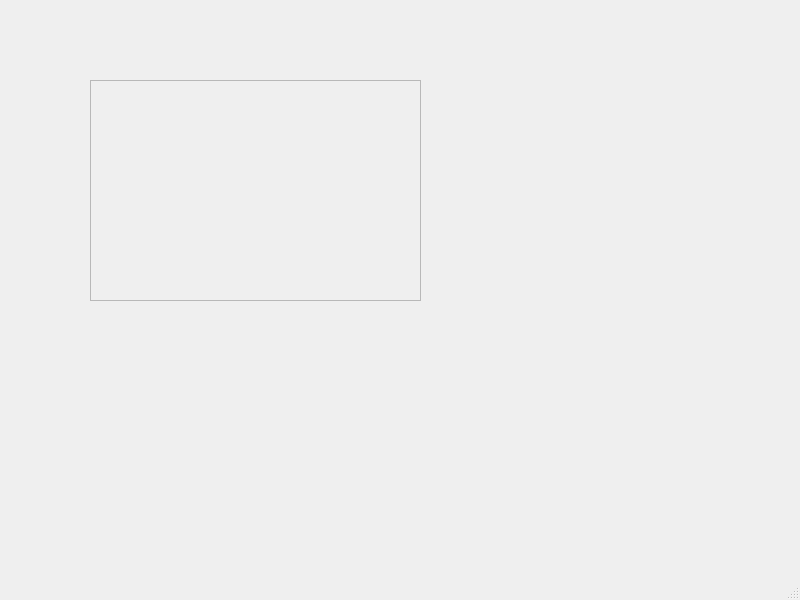
<?xml version="1.0" encoding="UTF-8"?>
<ui version="4.0">
 <class>MainWindow</class>
 <widget class="QMainWindow" name="MainWindow">
  <property name="geometry">
   <rect>
    <x>0</x>
    <y>0</y>
    <width>800</width>
    <height>600</height>
   </rect>
  </property>
  <property name="windowTitle">
   <string>MainWindow</string>
  </property>
  <widget class="QWidget" name="centralwidget">
   <widget class="QFrame" name="frmGL">
    <property name="geometry">
     <rect>
      <x>90</x>
      <y>80</y>
      <width>331</width>
      <height>221</height>
     </rect>
    </property>
    <property name="frameShape">
     <enum>QFrame::StyledPanel</enum>
    </property>
    <property name="frameShadow">
     <enum>QFrame::Raised</enum>
    </property>
   </widget>
  </widget>
  <widget class="QMenuBar" name="menubar">
   <property name="geometry">
    <rect>
     <x>0</x>
     <y>0</y>
     <width>800</width>
     <height>25</height>
    </rect>
   </property>
  </widget>
  <widget class="QStatusBar" name="statusbar"/>
 </widget>
 <resources/>
 <connections/>
</ui>
